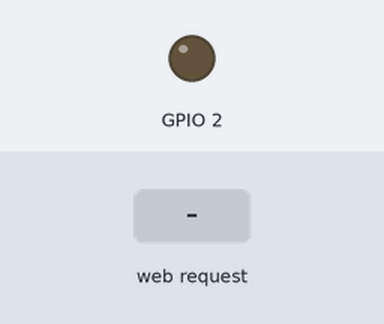
A sketch run on a simulated ESP32. Parts: output pins drawn as LEDs (lit = HIGH). Inputs (shaded band) come from the test bench. WiFi joins after 1.5 s; servers stay silent unless stated; storage starts empty; what the sketch prints to the serial monitor is not drawn.

Above: at 3.2 s.
3.3 s: HTTP request GET /update?state=1 received
At 3.9 s:
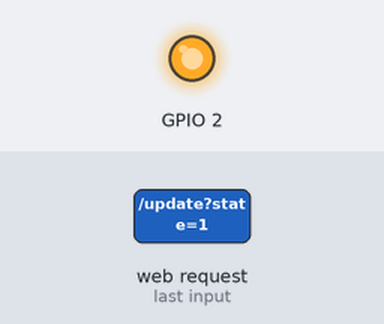
4.8 s: HTTP request GET /update?state=STATE received
At 5.1 s:
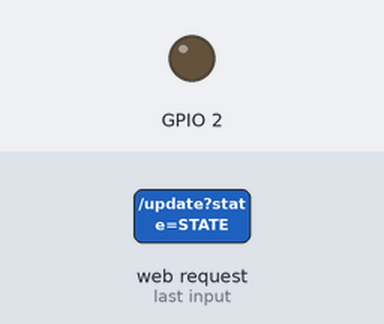
6.3 s: HTTP request GET /update?state=120 received
At 7.4 s:
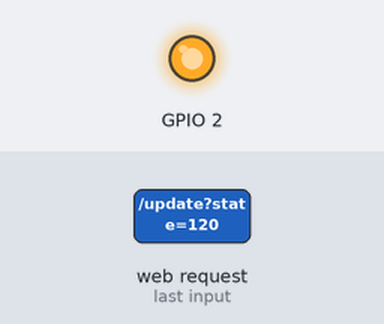
Timing chart, 0 to 9.3 s (numbered marks = the images above; inputs shaded):
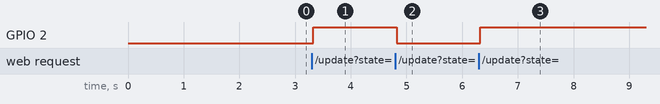

Measured:
- after the input at 3.3 s, GPIO 2: LOW → HIGH at once
- after the input at 4.8 s, GPIO 2: HIGH → LOW at once
- after the input at 6.3 s, GPIO 2: LOW → HIGH at once

The sketch:

spiffsled.ino
```cpp
#include "WiFi.h"
#include "ESPAsyncWebServer.h"
#include "SPIFFS.h"

const char* ssid = "MyWifi";
const char* password = "12345678";
AsyncWebServer server(80);
String ledState;

String processor(const String& var){
  if(var == "STATE"){
    if(digitalRead(2)){
      ledState = "checked";
    }
    else{
      ledState = "";
    }
    return ledState;
  }
  return String();
}

void setup() {
  pinMode(2, OUTPUT);
  Serial.begin(115200);
  if(!SPIFFS.begin(true)){
      Serial.println("An Error has occurred while mounting SPIFFS");
      return;
    }
  WiFi.begin(ssid, password);
  while (WiFi.status() != WL_CONNECTED) {
    delay(1000);
    Serial.println("Connecting to WiFi..");
  }
   Serial.println(WiFi.localIP());
   server.on("/", HTTP_GET, [](AsyncWebServerRequest *request){
     request->send(SPIFFS, "/index.html", String(), false, processor);
  });
   server.on("/update", HTTP_GET, [] (AsyncWebServerRequest *request) {
    String parameter;
    // GET input1 value on <ESP_IP>/update?state=<inputMessage>
    if (request->hasParam("state")) {
      parameter = request->getParam("state")->value();
      digitalWrite(2, parameter.toInt());
    }

    request->send(200, "text/plain", "OK");
  });
    server.begin();
  // put your setup code here, to run once:

}

void loop() {
  // put your main code here, to run repeatedly:

}
```
